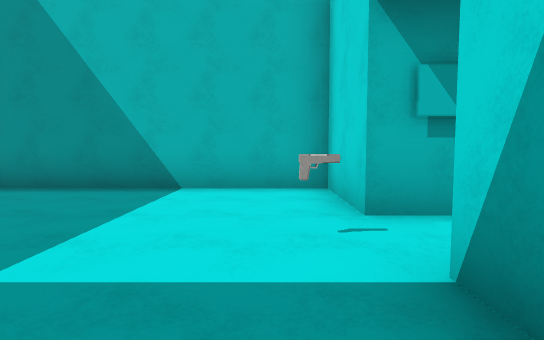
view 1 (above)

15 first-person views from a walk through a Unity game level. The camera is 1.4 m above the floor, tilts 4° down and sees 80° across. The floor is counted in squares, 2 m on a side. Each view is taken from the middle of a square. On the plan, view 1 faces up. The plan holds only what a view shows up to about 10 squares ahead; the rest is blank. The place goes on beyond the plan. The player is left out. Some surface patterns are stand-ins.

view 2
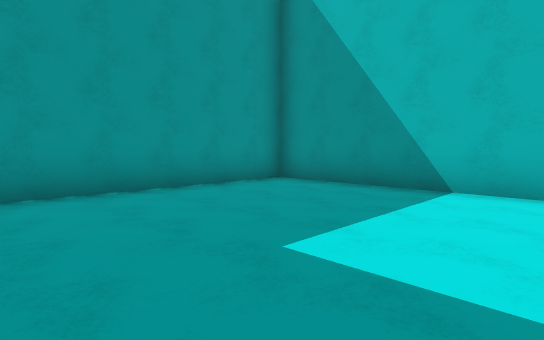

view 3
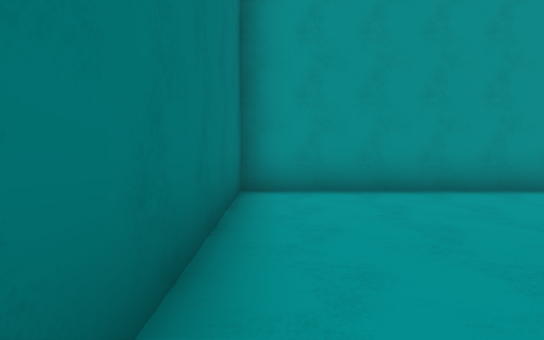

view 4
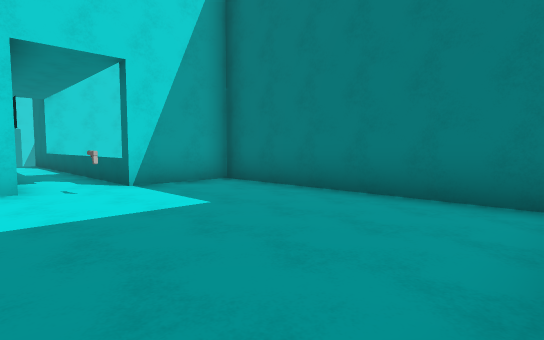

view 5
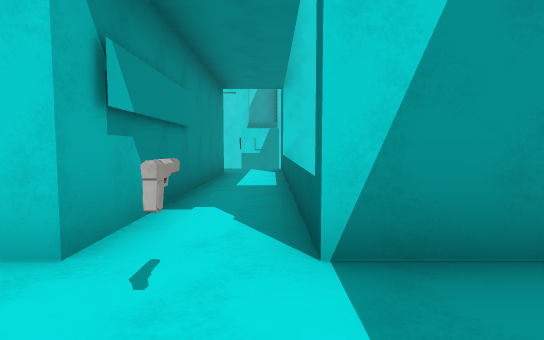

view 6
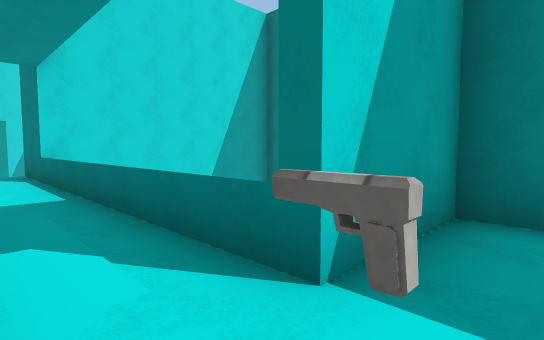

view 7
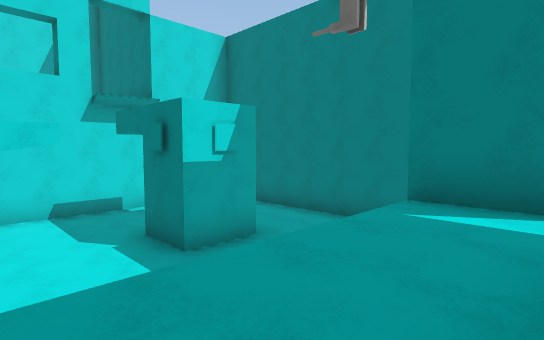

view 8
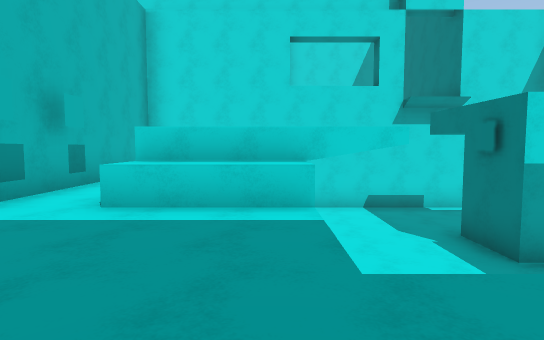

view 9
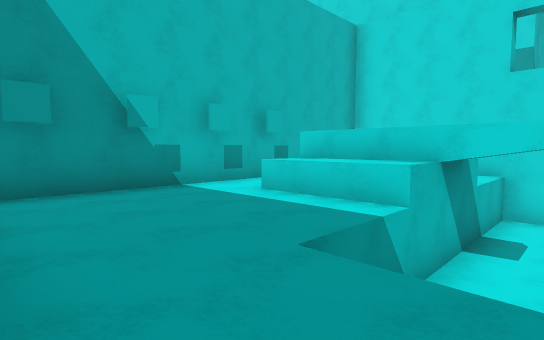

view 10
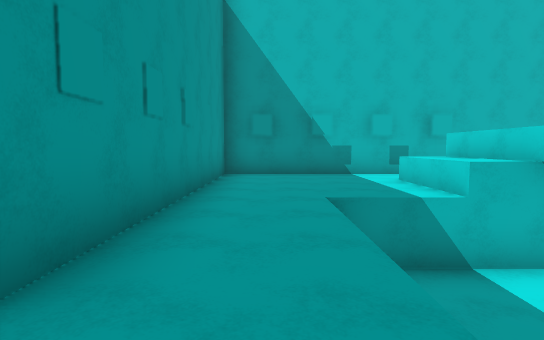

view 11
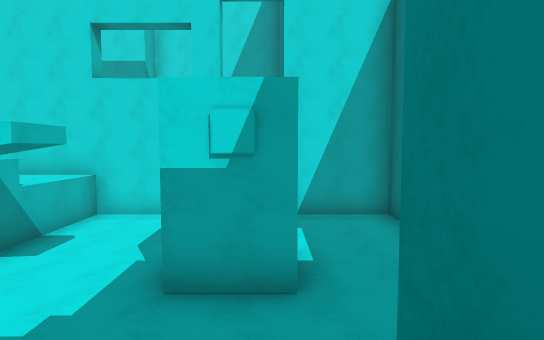

view 12
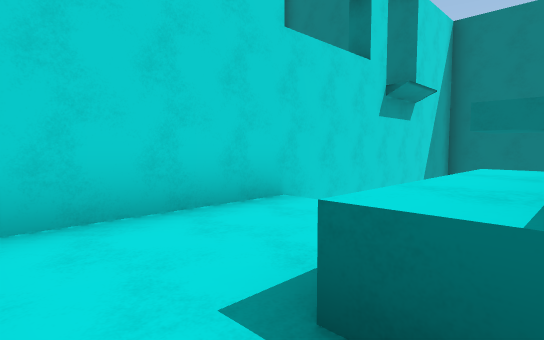

view 13
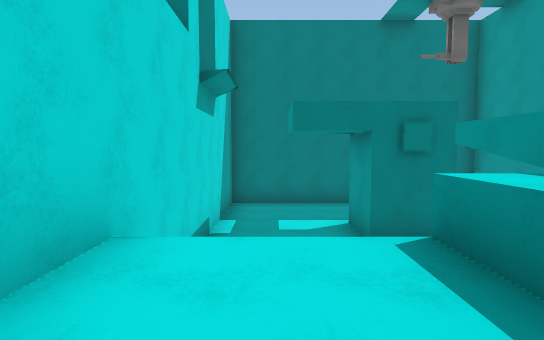

view 14
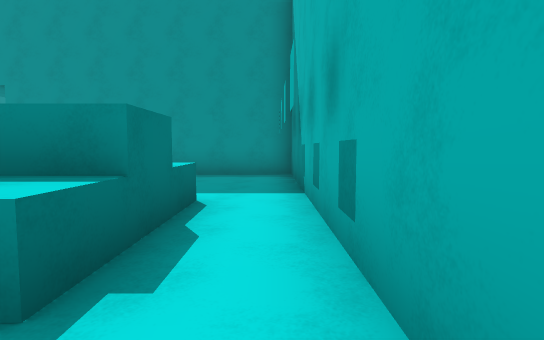

view 15
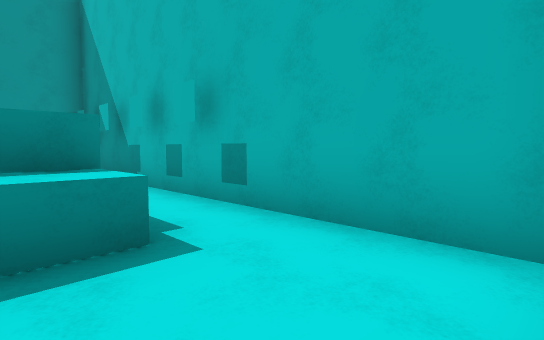

### Floor plan
Key: @ floor where view 1 was taken; # wall or solid block; . main floor; - floor 2 m lower than the main floor; ^ raised ledge; v drop or lower ground; P pistol.
Columns run from 6 left of view 1 to 18 right of it. Each row starts with its distance up from view 1.
 11              ############
 10              #..........#
  9              #....^#^...#
  8              #....^##...#
  7              #....^##...#
  6 ########     #..vvv#vvvv#
  5 #......#     #..vvv-vvvv
  4 #......#######..v vvvvvv
  3 #...............v v##vv#
  2 #.....P.........v v##vv#
  1 #......#      ##v vvvvvv
  0 #.....@#      v v vvvvvv
 -1 #######v      v vvvvvvvv

Where each view was taken, in squares from view 1:
view 1: 0 up, 0 right, facing up
view 2: 0 up, 0 right, facing up-left
view 3: 0 up, 0 right, facing left
view 4: 4 up, 5 left, facing down-right
view 5: 2 up, 1 left, facing right
view 6: 3 up, 0 right, facing down-right
view 7: 6 up, 8 right, facing down-right
view 8: 7 up, 8 right, facing right
view 9: 5 up, 8 right, facing up-right
view 10: 2 up, 9 right, facing up
view 11: 2 up, 9 right, facing right
view 12: 10 up, 14 right, facing down-right
view 13: 9 up, 16 right, facing down
view 14: 10 up, 16 right, facing left
view 15: 8 up, 17 right, facing up-left
